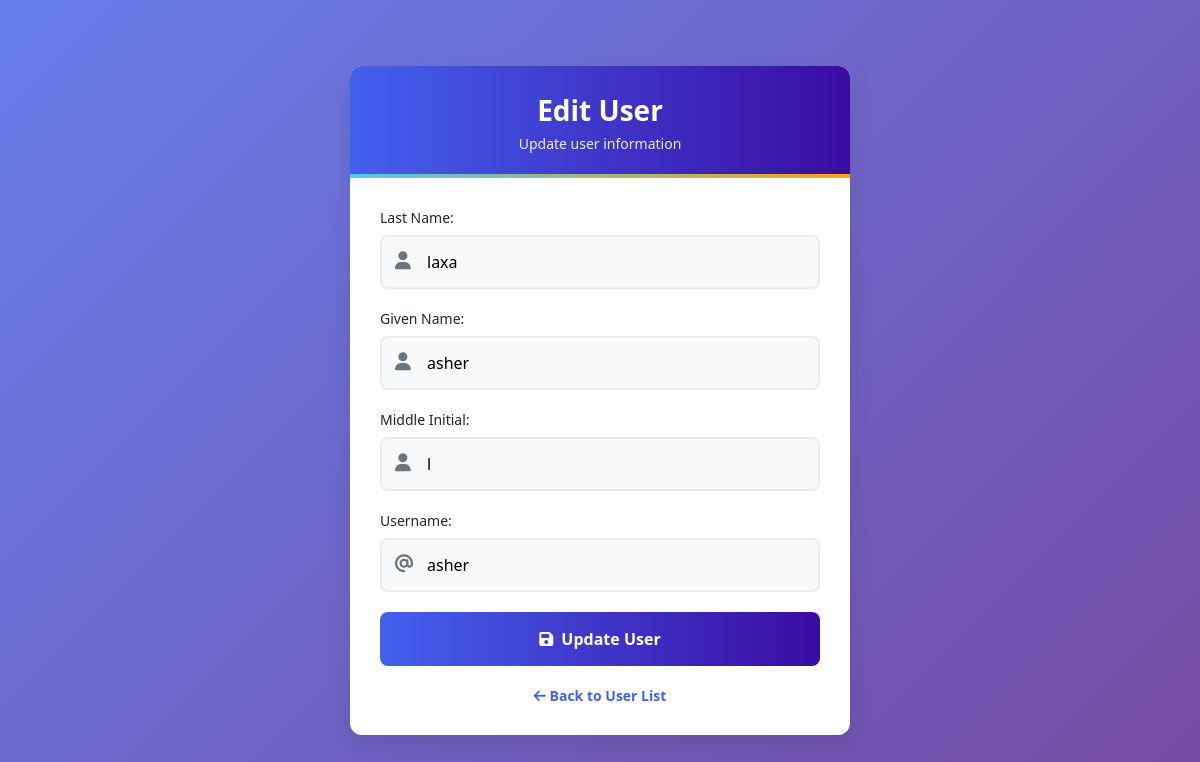
The app's page /update.php?id=17 (signed in) with its own data.
### tables this page shows
CREATE TABLE `user` (
  `userID` int(11) NOT NULL,
  `Lname` varchar(100) NOT NULL,
  `Gname` varchar(100) NOT NULL,
  `MI` varchar(2) NOT NULL,
  `Username` varchar(100) NOT NULL,
  `Password` varchar(100) NOT NULL,
  `Created_at` timestamp NOT NULL DEFAULT current_timestamp(),
  `is_deleted` tinyint(1) DEFAULT 0
);

### update.php (the view, shortened to what this page needs)
<?php
include 'db.php';
$user_id = $_GET['id'];
$stmt = $conn->prepare("SELECT * FROM user WHERE userID = ?");
$stmt->bind_param("i", $user_id);
$stmt->execute();
$result = $stmt->get_result();
$user = $result->fetch_assoc();
?>
<!DOCTYPE html>
<html lang="en">
<head>
    <link rel="stylesheet" href="https://cdnjs.cloudflare.com/ajax/libs/font-awesome/6.4.0/css/all.min.css">
</head>
<body>
    <div class="container">
        <div class="header">
            <h2>Edit User</h2>
            <p>Update user information</p>
        </div>
        <div class="form-container">
            <form method="POST">
                <div class="form-group">
                    <label>Last Name:</label>
                    <i class="fas fa-user"></i>
                    <input type="text" name="lname" value="<?php echo $user['Lname']; ?>" required>
                </div>
                <div class="form-group">
                    <label>Given Name:</label>
                    <i class="fas fa-user"></i>
                    <input type="text" name="gname" value="<?php echo $user['Gname']; ?>" required>
                </div>
                <div class="form-group">
                    <label>Middle Initial:</label>
                    <i class="fas fa-user"></i>
                    <input type="text" name="mi" maxlength="2" value="<?php echo $user['MI']; ?>" required>
                </div>
                <div class="form-group">
                    <label>Username:</label>
                    <i class="fas fa-at"></i>
                    <input type="text" name="uname" value="<?php echo $user['Username']; ?>" required>
                </div>
                <button type="submit" class="btn">
                    <i class="fas fa-save"></i> Update User
                </button>
            </form>
            <div class="back-link">
                <a href="read.php"><i class="fas fa-arrow-left"></i> Back to User List</a>
            </div>
        </div>
    </div>
</body>
</html>

### update.php (style rules this page uses)
:root { --primary: #4361ee; --secondary: #3a0ca3; --success: #4cc9f0; --danger: #f72585; --warning: #fca311; --light: #f8f9fa; --dark: #212529; --gray: #6c757d; --border-radius: 12px; --box-shadow: 0 10px 25px rgba(0,0,0,0.1); --transition: all 0.3s ease; }
* { margin: 0; padding: 0; box-sizing: border-box; font-family: 'Poppins', 'Segoe UI', sans-serif; }
body { background: linear-gradient(135deg, #667eea 0%, #764ba2 100%); min-height: 100vh; display: flex; justify-content: center; align-items: center; padding: 20px; color: var(--dark); }
.container { background-color: white; border-radius: var(--border-radius); box-shadow: var(--box-shadow); width: 100%; max-width: 500px; overflow: hidden; animation: fadeIn 0.5s ease; }
.header { background: linear-gradient(90deg, var(--primary) 0%, var(--secondary) 100%); color: white; padding: 25px; text-align: center; position: relative; }
.header::after { content: ''; position: absolute; bottom: 0; left: 0; width: 100%; height: 4px; background: linear-gradient(90deg, var(--success), var(--warning)); }
.header h2 { font-size: 28px; margin-bottom: 5px; font-weight: 600; }
.header p { font-size: 14px; opacity: 0.9; }
.form-container { padding: 30px; }
.form-group { margin-bottom: 20px; position: relative; }
label { display: block; margin-bottom: 8px; font-weight: 500; color: var(--dark); font-size: 14px; }
input { width: 100%; padding: 14px 15px; border: 2px solid #e9ecef; border-radius: 8px; font-size: 16px; transition: var(--transition); background-color: #f8f9fa; }
.btn { background: linear-gradient(90deg, var(--primary) 0%, var(--secondary) 100%); color: white; border: none; border-radius: 8px; padding: 16px 20px; font-size: 16px; font-weight: 600; cursor: pointer; width: 100%; transition: var(--transition); display: flex; justify-content: center; align-items: center; gap: 8px; }
.back-link { text-align: center; margin-top: 20px; font-size: 14px; color: var(--gray); }
.back-link a { color: var(--primary); text-decoration: none; font-weight: 600; transition: var(--transition); }
.form-group i { position: absolute; left: 15px; top: 43px; color: var(--gray); font-size: 18px; }
.form-group input { padding-left: 45px; }

### records on screen
user: lname "laxa", gname "asher", mi "l", uname "asher"
